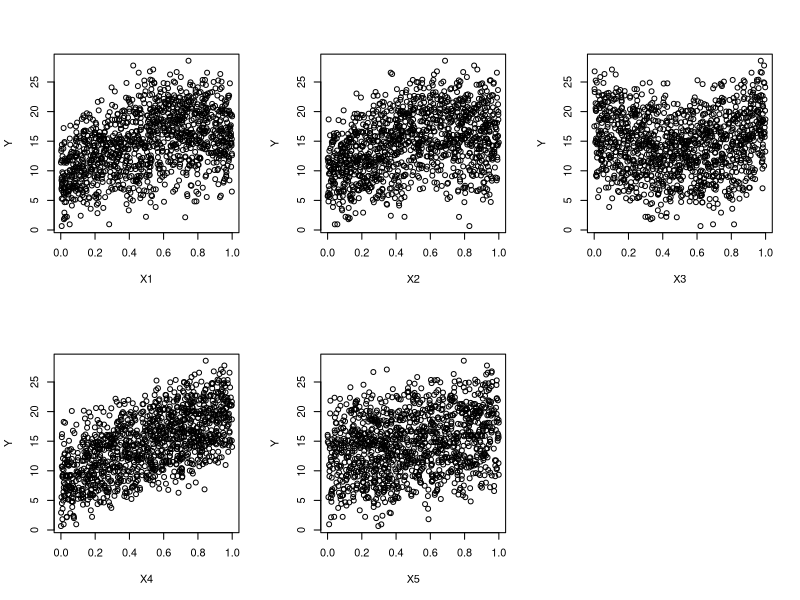
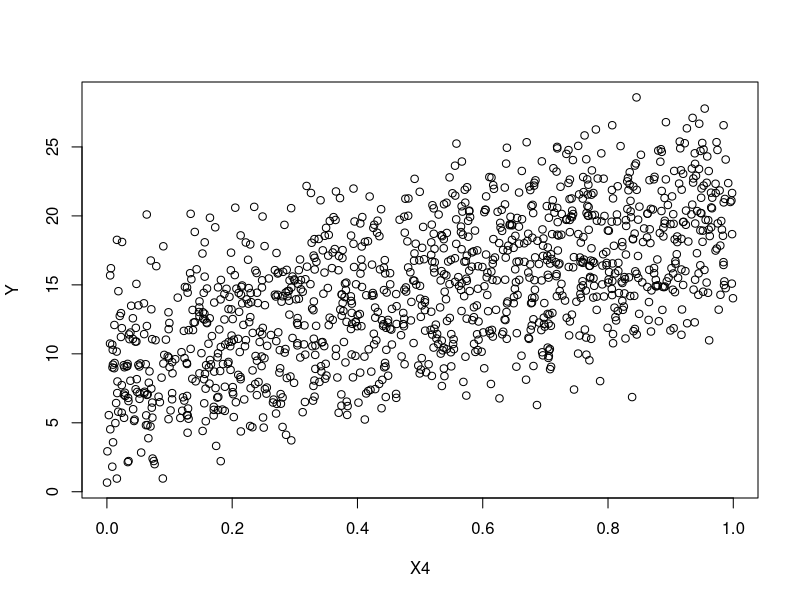

The R script that drew these images, in order:
## ---- chunk 1
knitr::opts_chunk$set(echo = TRUE)
## ---- chunk 2
library(ggplot2)
library(dplyr)
library(tidyr)
## ---- chunk 3
friedman = read.csv("Datos/friedman/friedman.dat", header = FALSE, comment.char = "@")
head(friedman)
## ---- chunk 4
n = length(names(friedman))-1
names(friedman)[1:n] = paste ("X", 1:n, sep="")
names(friedman)[n+1] = "Y"
head(friedman)
## ---- chunk 5
dim(friedman)
## ---- chunk 6
summary(friedman)
## ---- chunk 7
anyNA(friedman)
## ---- chunk 8
any(duplicated(friedman))
## ---- chunk 9
plotY = function (x,y) {
  plot(friedman[,y]~friedman[,x], xlab=names(friedman)[x], ylab=names(friedman)[y])
}

par(mfrow=c(2,3))
x = sapply(1:(dim(friedman)[2]-1), plotY, dim(friedman)[2])
par(mfrow=c(1,1))
## ---- chunk 10
plotY(4,dim(friedman)[2])
## ---- chunk 11
cor(friedman)
## ---- chunk 12
lmsimple1 = lm(Y~X1, data=friedman)
lmsimple2 = lm(Y~X2, data=friedman)
lmsimple3 = lm(Y~X3, data=friedman)
lmsimple4 = lm(Y~X4, data=friedman)
lmsimple5 = lm(Y~X5, data=friedman)

summary(lmsimple1)
summary(lmsimple2)
summary(lmsimple3)
summary(lmsimple4)
summary(lmsimple5)
## ---- chunk 13
lmmultiple1 = lm(Y~., data=friedman)
summary(lmmultiple1)
## ---- chunk 14
lmmultiple2 = lm(Y~.-X3, data=friedman)
summary(lmmultiple2)
## ---- chunk 15
lmmultiple3 = lm(Y~.-X3-X5, data=friedman)
summary(lmmultiple3)
## ---- chunk 16
lminteraccion1 = lm(Y~X4*X1, data=friedman)
summary(lminteraccion1)
## ---- chunk 17
lminteraccion2 = lm(Y~X4*X1*X2, data=friedman)
summary(lminteraccion2)
## ---- chunk 18
lminteraccion3 = lm(Y~X4*X1*X2*X5, data=friedman)
summary(lminteraccion3)
